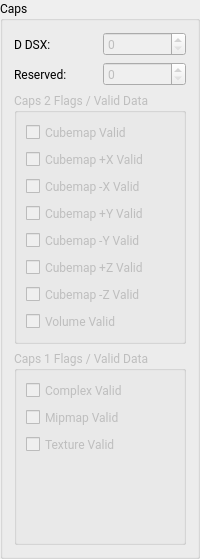
        <widget class="QGroupBox" name="groupBox_5">
         <property name="font">
          <font>
           <family>Roboto</family>
           <pointsize>9</pointsize>
          </font>
         </property>
         <property name="title">
          <string>Caps</string>
         </property>
         <layout class="QVBoxLayout" name="verticalLayout_7">
          <item>
           <layout class="QHBoxLayout" name="horizontalLayout_39">
            <item>
             <widget class="QLabel" name="label_36">
              <property name="font">
               <font>
                <family>Roboto</family>
                <pointsize>9</pointsize>
               </font>
              </property>
              <property name="text">
               <string>D DSX:</string>
              </property>
             </widget>
            </item>
            <item>
             <widget class="QSpinBox" name="spinBox_Caps_DDSX">
              <property name="enabled">
               <bool>false</bool>
              </property>
              <property name="font">
               <font>
                <family>Roboto</family>
                <pointsize>9</pointsize>
               </font>
              </property>
              <property name="maximum">
               <number>1000000000</number>
              </property>
             </widget>
            </item>
           </layout>
          </item>
          <item>
           <layout class="QHBoxLayout" name="horizontalLayout_37">
            <item>
             <widget class="QLabel" name="label_34">
              <property name="font">
               <font>
                <family>Roboto</family>
                <pointsize>9</pointsize>
               </font>
              </property>
              <property name="text">
               <string>Reserved:</string>
              </property>
             </widget>
            </item>
            <item>
             <widget class="QSpinBox" name="spinBox_Caps_Res">
              <property name="enabled">
               <bool>false</bool>
              </property>
              <property name="font">
               <font>
                <family>Roboto</family>
                <pointsize>9</pointsize>
               </font>
              </property>
              <property name="maximum">
               <number>1000000000</number>
              </property>
             </widget>
            </item>
           </layout>
          </item>
          <item>
           <widget class="QGroupBox" name="groupBox_9">
            <property name="enabled">
             <bool>false</bool>
            </property>
            <property name="title">
             <string>Caps 2 Flags / Valid Data</string>
            </property>
            <layout class="QVBoxLayout" name="verticalLayout_16">
             <item>
              <widget class="QCheckBox" name="checkBox_Caps2_CubemapValid">
               <property name="sizePolicy">
                <sizepolicy hsizetype="Ignored" vsizetype="Fixed">
                 <horstretch>0</horstretch>
                 <verstretch>0</verstretch>
                </sizepolicy>
               </property>
               <property name="text">
                <string>Cubemap Valid</string>
               </property>
              </widget>
             </item>
             <item>
              <widget class="QCheckBox" name="checkBox_Caps2_CMPXValid">
               <property name="sizePolicy">
                <sizepolicy hsizetype="Ignored" vsizetype="Fixed">
                 <horstretch>0</horstretch>
                 <verstretch>0</verstretch>
                </sizepolicy>
               </property>
               <property name="text">
                <string>Cubemap +X Valid</string>
               </property>
              </widget>
             </item>
             <item>
              <widget class="QCheckBox" name="checkBox_Caps2_CMNXValid">
               <property name="sizePolicy">
                <sizepolicy hsizetype="Ignored" vsizetype="Fixed">
                 <horstretch>0</horstretch>
                 <verstretch>0</verstretch>
                </sizepolicy>
               </property>
               <property name="text">
                <string>Cubemap -X Valid</string>
               </property>
              </widget>
             </item>
             <item>
              <widget class="QCheckBox" name="checkBox_Caps2_CMPYValid">
               <property name="sizePolicy">
                <sizepolicy hsizetype="Ignored" vsizetype="Fixed">
                 <horstretch>0</horstretch>
                 <verstretch>0</verstretch>
                </sizepolicy>
               </property>
               <property name="text">
                <string>Cubemap +Y Valid</string>
               </property>
              </widget>
             </item>
             <item>
              <widget class="QCheckBox" name="checkBox_Caps2_CMNYValid">
               <property name="sizePolicy">
                <sizepolicy hsizetype="Ignored" vsizetype="Fixed">
                 <horstretch>0</horstretch>
                 <verstretch>0</verstretch>
                </sizepolicy>
               </property>
               <property name="text">
                <string>Cubemap -Y Valid</string>
               </property>
              </widget>
             </item>
             <item>
              <widget class="QCheckBox" name="checkBox_Caps2_CMPZValid">
               <property name="sizePolicy">
                <sizepolicy hsizetype="Ignored" vsizetype="Fixed">
                 <horstretch>0</horstretch>
                 <verstretch>0</verstretch>
                </sizepolicy>
               </property>
               <property name="text">
                <string>Cubemap +Z Valid</string>
               </property>
              </widget>
             </item>
             <item>
              <widget class="QCheckBox" name="checkBox_Caps2_CMNZValid">
               <property name="sizePolicy">
                <sizepolicy hsizetype="Ignored" vsizetype="Fixed">
                 <horstretch>0</horstretch>
                 <verstretch>0</verstretch>
                </sizepolicy>
               </property>
               <property name="text">
                <string>Cubemap -Z Valid</string>
               </property>
              </widget>
             </item>
             <item>
              <widget class="QCheckBox" name="checkBox_Caps2_VolumeValid">
               <property name="sizePolicy">
                <sizepolicy hsizetype="Ignored" vsizetype="Fixed">
                 <horstretch>0</horstretch>
                 <verstretch>0</verstretch>
                </sizepolicy>
               </property>
               <property name="text">
                <string>Volume Valid</string>
               </property>
              </widget>
             </item>
            </layout>
           </widget>
          </item>
          <item>
           <widget class="QGroupBox" name="groupBox_8">
            <property name="enabled">
             <bool>false</bool>
            </property>
            <property name="title">
             <string>Caps 1 Flags / Valid Data</string>
            </property>
            <layout class="QVBoxLayout" name="verticalLayout_15">
             <item>
              <widget class="QCheckBox" name="checkBox_Caps1_ComplexValid">
               <property name="sizePolicy">
                <sizepolicy hsizetype="Ignored" vsizetype="Fixed">
                 <horstretch>0</horstretch>
                 <verstretch>0</verstretch>
                </sizepolicy>
               </property>
               <property name="text">
                <string>Complex Valid</string>
               </property>
              </widget>
             </item>
             <item>
              <widget class="QCheckBox" name="checkBox_Caps1_MipmapValid">
               <property name="sizePolicy">
                <sizepolicy hsizetype="Ignored" vsizetype="Fixed">
                 <horstretch>0</horstretch>
                 <verstretch>0</verstretch>
                </sizepolicy>
               </property>
               <property name="text">
                <string>Mipmap Valid</string>
               </property>
              </widget>
             </item>
             <item>
              <widget class="QCheckBox" name="checkBox_Caps1_TextureValid">
               <property name="sizePolicy">
                <sizepolicy hsizetype="Ignored" vsizetype="Fixed">
                 <horstretch>0</horstretch>
                 <verstretch>0</verstretch>
                </sizepolicy>
               </property>
               <property name="text">
                <string>Texture Valid</string>
               </property>
              </widget>
             </item>
             <item>
              <spacer name="verticalSpacer_6">
               <property name="orientation">
                <enum>Qt::Orientation::Vertical</enum>
               </property>
               <property name="sizeHint" stdset="0">
                <size>
                 <width>20</width>
                 <height>78</height>
                </size>
               </property>
              </spacer>
             </item>
            </layout>
           </widget>
          </item>
         </layout>
        </widget>
